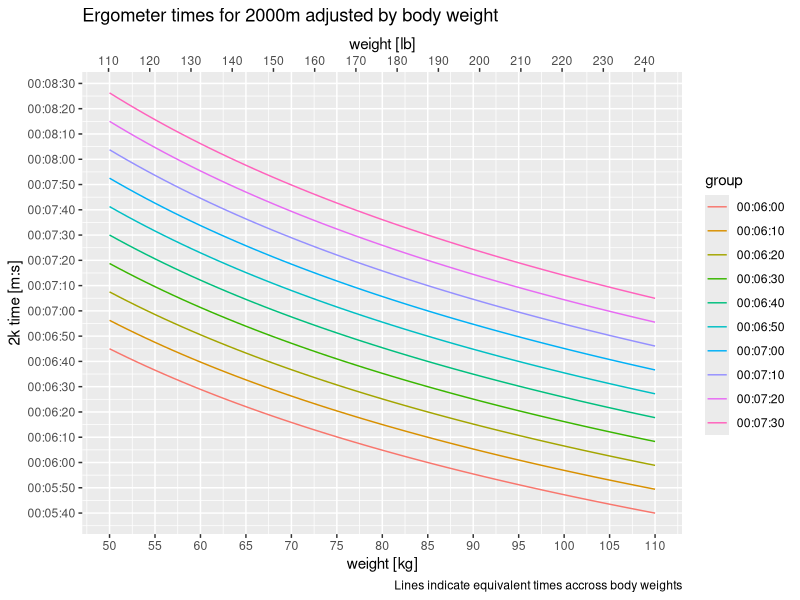

The R script that drew this image:
#! /usr/bin/env Rscript
# Plot equivalent 2k times based on adjusted weight

library(ggplot2)
library(lubridate)
library(scales)

adj <- function(actual, base) (actual/base)^0.222
weight <- seq(50, 110, 1)
time <- hms::as_hms(seq(6 * 60, 7.5 * 60, 10))

df <- expand.grid(weight = weight, time = time)
df$adj_time <- df$time/adj(df$weight, 85)
df$group = as.factor(df$time)

p <- ggplot(
    df, aes(
        weight, hms::as_hms(adj_time),
        group = group, color = group
    )
) +
    geom_line() + labs(
    x = "weight [kg]", y = "2k time [m:s]", 
    title = "Ergometer times for 2000m adjusted by body weight",
    caption = "Lines indicate equivalent times accross body weights"
) +
    scale_y_time(breaks = scales::breaks_width("10 sec")) +
    scale_x_continuous(
        breaks = scales::breaks_width(5),
        sec.axis = sec_axis(~(. * 2.205), 
        name = "weight [lb]", 
        breaks = scales::breaks_width(10))
    )
ggsave("ergo.png", p)

